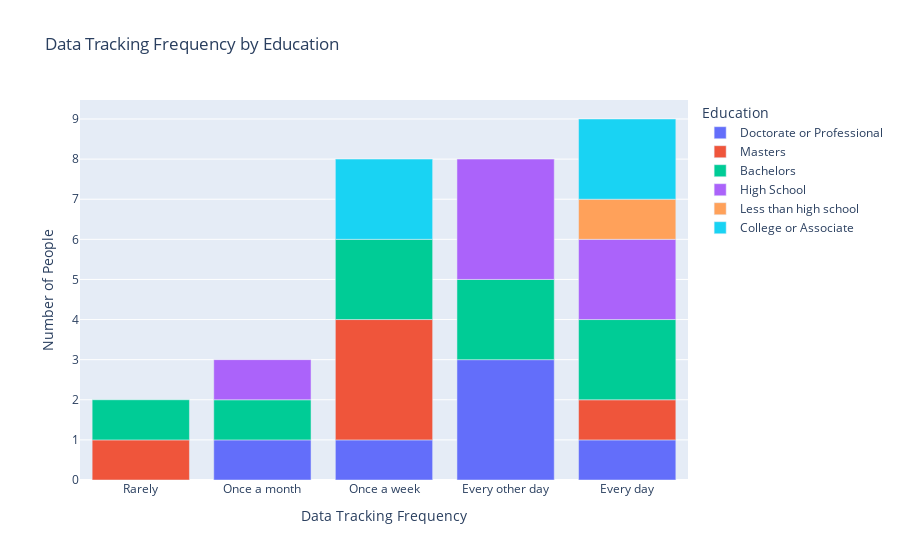

This figure's notebook cell:
### Markdown cell above
The Excercise Frequencty is spread quite evenly based on gender as well. While slightly over half of the female answerers exercise more than 3 times a week, only around 40% of the men do so. Men balance this out a little bit by having more people in the "1-2 times a week" category and less people in the "Less than once a week" category than women. Two people preferred to not say their gender, but both of those people are exercise frequently. Overall the female gender is more active based on this questionnaire.

### Code cell
data_tracking_frequency = ['Rarely', 'Once a month', 'Once a week', 'Every other day', 'Every day']
education_order = ['Doctorate or Professional', 'Masters', 'Bachelors', 'High School', 'Less than high school']

education_counts = df['Education'].value_counts().reindex(education_order) 
print("Count of each education group:")
print(education_counts)

education_frequency_counts = df.groupby(['Data Tracking Frequency', 'Education']).size().reset_index(name='Count')

fig = px.bar(
    education_frequency_counts,
    x='Data Tracking Frequency', 
    y='Count', 
    color='Education', 
    title='Data Tracking Frequency by Education',
    labels={'Count': 'Number of People'},
    category_orders={
        'Data Tracking Frequency': data_tracking_frequency,
        'Education': education_order
    }
)

fig.show();

### Figure 1 — Plotly figure (JSON) as saved in the notebook; plotly's stock layout.template omitted (floating-point values rounded to 4 significant figures)
{"data": [{"alignmentgroup": "True", "hovertemplate": "Education=Doctorate or Professional<br>Data Tracking Frequency=%{x}<br>Number of People=%{y}<extra></extra>", "legendgroup": "Doctorate or Professional", "marker": {"color": "#636efa", "pattern": {"shape": ""}}, "name": "Doctorate or Professional", "offsetgroup": "Doctorate or Professional", "orientation": "v", "showlegend": true, "textposition": "auto", "type": "bar", "x": ["Every day", "Every other day", "Once a month", "Once a week"], "xaxis": "x", "y": [1, 3, 1, 1], "yaxis": "y"}, {"alignmentgroup": "True", "hovertemplate": "Education=Masters<br>Data Tracking Frequency=%{x}<br>Number of People=%{y}<extra></extra>", "legendgroup": "Masters", "marker": {"color": "#EF553B", "pattern": {"shape": ""}}, "name": "Masters", "offsetgroup": "Masters", "orientation": "v", "showlegend": true, "textposition": "auto", "type": "bar", "x": ["Every day", "Once a week", "Rarely"], "xaxis": "x", "y": [1, 3, 1], "yaxis": "y"}, {"alignmentgroup": "True", "hovertemplate": "Education=Bachelors<br>Data Tracking Frequency=%{x}<br>Number of People=%{y}<extra></extra>", "legendgroup": "Bachelors", "marker": {"color": "#00cc96", "pattern": {"shape": ""}}, "name": "Bachelors", "offsetgroup": "Bachelors", "orientation": "v", "showlegend": true, "textposition": "auto", "type": "bar", "x": ["Every day", "Every other day", "Once a month", "Once a week", "Rarely"], "xaxis": "x", "y": [2, 2, 1, 2, 1], "yaxis": "y"}, {"alignmentgroup": "True", "hovertemplate": "Education=High School<br>Data Tracking Frequency=%{x}<br>Number of People=%{y}<extra></extra>", "legendgroup": "High School", "marker": {"color": "#ab63fa", "pattern": {"shape": ""}}, "name": "High School", "offsetgroup": "High School", "orientation": "v", "showlegend": true, "textposition": "auto", "type": "bar", "x": ["Every day", "Every other day", "Once a month"], "xaxis": "x", "y": [2, 3, 1], "yaxis": "y"}, {"alignmentgroup": "True", "hovertemplate": "Education=Less than high school<br>Data Tracking Frequency=%{x}<br>Number of People=%{y}<extra></extra>", "legendgroup": "Less than high school", "marker": {"color": "#FFA15A", "pattern": {"shape": ""}}, "name": "Less than high school", "offsetgroup": "Less than high school", "orientation": "v", "showlegend": true, "textposition": "auto", "type": "bar", "x": ["Every day"], "xaxis": "x", "y": [1], "yaxis": "y"}, {"alignmentgroup": "True", "hovertemplate": "Education=College or Associate<br>Data Tracking Frequency=%{x}<br>Number of People=%{y}<extra></extra>", "legendgroup": "College or Associate", "marker": {"color": "#19d3f3", "pattern": {"shape": ""}}, "name": "College or Associate", "offsetgroup": "College or Associate", "orientation": "v", "showlegend": true, "textposition": "auto", "type": "bar", "x": ["Every day", "Once a week"], "xaxis": "x", "y": [2, 2], "yaxis": "y"}], "layout": {"barmode": "relative", "legend": {"title": {"text": "Education"}, "tracegroupgap": 0}, "title": {"text": "Data Tracking Frequency by Education"}, "xaxis": {"anchor": "y", "categoryarray": ["Rarely", "Once a month", "Once a week", "Every other day", "Every day"], "categoryorder": "array", "domain": [0, 1], "title": {"text": "Data Tracking Frequency"}}, "yaxis": {"anchor": "x", "domain": [0, 1], "title": {"text": "Number of People"}}}}
